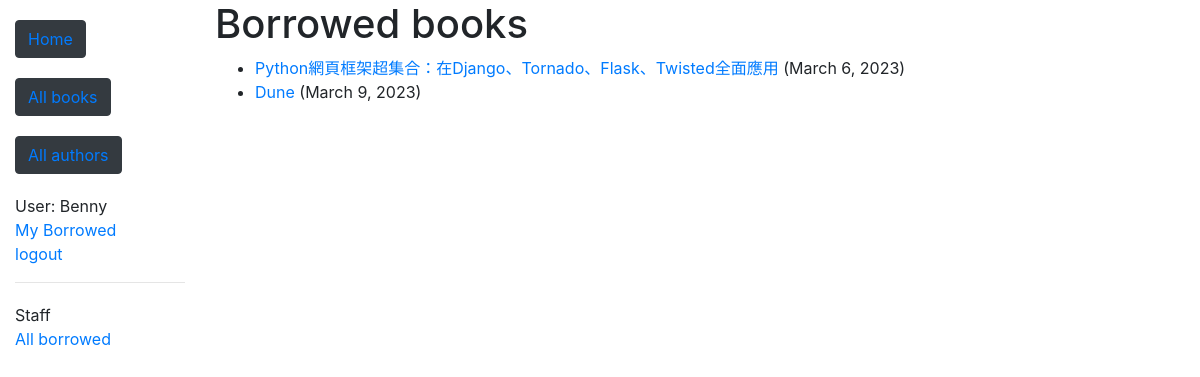
The app's page /catalog/mybooks/ (signed in) with its own data.
### catalog/models.py (models this page shows, shortened)
class BookInstance(models.Model):
    id = models.UUIDField(primary_key=True, default=uuid.uuid4, help_text='Unique ID for this particular book across whole library')
    book = models.ForeignKey('Book', on_delete=models.SET_NULL, null=True)
    imprint = models.CharField(max_length=200)
    due_back = models.DateField(null=True, blank=True)
    borrower = models.ForeignKey(User, on_delete=models.SET_NULL, null=True, blank=True)
    LOAN_STATUS = (
        ('m', 'Maintenance'),
        ('o', 'On loan'),
        ('a', 'Available'),
        ('r', 'Reserved'),
    )
    status = models.CharField(
        max_length=1,
        choices=LOAN_STATUS,
        blank=True,
        default='m',
        help_text='Book availability',
    )
    class Meta:
        ordering = ['due_back']
        permissions = (("can_mark_returned", "Set book as returned"),)
    @property
    def is_overdue(self):
        if self.due_back and date.today() > self.due_back:
            return True
        return False

class Book(models.Model):
    title = models.CharField(max_length=200)
    author = models.ForeignKey('Author', on_delete=models.SET_NULL, null=True)
    summary = models.TextField(max_length=1000, help_text='Enter a brief description of the book')
    isbn = models.CharField('ISBN', max_length=13, help_text='13 Character <a href="https://www.isbn-international.org/content/what-isbn">ISBN number</a>')
    genre = models.ManyToManyField(Genre, help_text='Select a genre for this book')
    language = models.ForeignKey('Language', on_delete=models.SET_NULL, null=True)

### catalog/views.py (the view)
# urls.py: path('mybooks/', views.LoanedBooksByUserListView.as_view(), name='my-borrowed'),
class LoanedBooksByUserListView(LoginRequiredMixin,generic.ListView):
    model = BookInstance
    template_name = 'catalog/bookinstance_list_borrowed_user.html'
    paginate_by = 10
    def get_queryset(self):
        return BookInstance.objects.filter(borrower=self.request.user).filter(status__exact='o').order_by('due_back')

### catalog/templates/catalog/bookinstance_list_borrowed_user.html
{% extends "base_generic.html" %}
{% block content %}
    <h1>Borrowed books</h1>
    {% if bookinstance_list %}
    <ul>
      {% for bookinst in bookinstance_list %}
      <li class="{% if bookinst.is_overdue %}text-danger{% endif %}">
        <a href="{% url 'book-detail' bookinst.book.pk %}">{{bookinst.book.title}}</a> ({{ bookinst.due_back }})
      </li>
      {% endfor %}
    </ul>
    {% else %}
      <p>There are no books borrowed.</p>
    {% endif %}
{% endblock %}

### catalog/templates/base_generic.html (shortened to what this page needs)
<!DOCTYPE html>
<html lang="en">
<head>
  <link rel="stylesheet" href="https://stackpath.bootstrapcdn.com/bootstrap/4.1.3/css/bootstrap.min.css">
  {% load static %}
  <link rel="stylesheet" href="{% static 'css/styles.css' %}">
</head>
<body>
  <div class="container-fluid">
    <div class="row">
      <div class="col-sm-2">
      {% block sidebar %}
      <ul class="sidebar-nav">
        <li><button type="button" class="btn btn-dark"><a href="{% url 'index' %}">Home</a></button></li>
      </ul>
          <ul class="sidebar-nav">
        <li><button type="button" class="btn btn-dark"><a href="{% url 'books' %}">All books</a></button></li>
      </ul>
          <div class="sidebar-nav">
        <li><button type="button" class="btn btn-dark"><a href="{% url 'authors'%}">All authors</a></button></li>
          <ul class="sidebar-nav">
          {% if user.is_authenticated %}
            <li>User: {{ user.get_username }}</li>
            <li><a href="{% url 'my-borrowed' %}">My Borrowed</a></li>
            <li><a href="{% url 'logout'%}">logout</a></li>
          {% else %}
            <li><a href="{% url 'login'%}?next={{request.path}}">Login</a></li>
          {% endif %}
      </ul>
       {% if user.is_staff %}
        <hr>
        <ul class="sidebar-nav">
        <li>Staff</li>
        {% if perms.catalog.can_mark_returned %}
        <li><a href="{% url 'all-borrowed' %}">All borrowed</a></li>
        {% endif %}
        </ul>
       {% endif %}
     {% endblock %}
          </div>
      </div>
      <div class="col-sm-10 ">
      {% block content %}{% endblock %}
      </div>
    </div>
  </div>
</body>
</html>

### catalog/static/css/styles.css (style rules this page uses)
.sidebar-nav { margin-top: 20px; padding: 0; list-style: none; }

### records on screen
BookInstance: book "Python網頁框架超集合：在Django、Tornado、Flask、Twisted全面應用", due_back "March 6, 2023"
BookInstance: book "Dune", due_back "March 9, 2023"

### other values on screen
{{ user.get_username }} "Benny"
